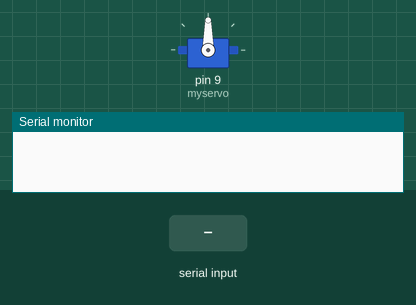
This sketch was run on a simulated Arduino Uno, built with avr-gcc and run on an emulated ATmega328P. Shown: servo, the last lines printed to the serial monitor. Inputs (shaded band) come from the test bench.

Above: at 1.2 s.
1.3 s: "1" received over Serial
At 2.0 s:
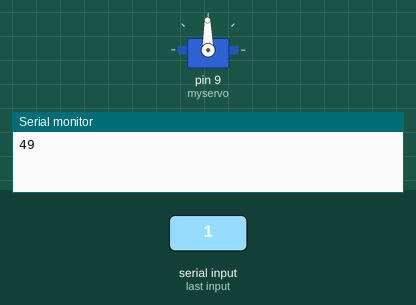
2.8 s: "0" received over Serial
At 3.2 s:
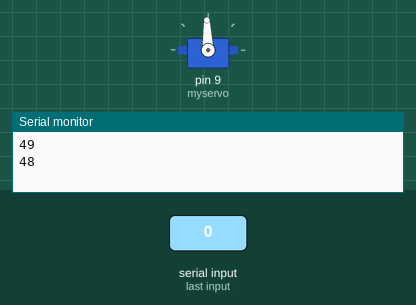
Timing chart, 0 to 5.8 s (numbered marks = the images above; inputs shaded):
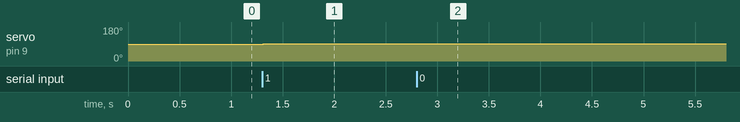

The sketch:

servo.ino
```cpp
//www.elegoo.com
//2018.12.19
#include <Servo.h>

Servo myservo;

int currentAngle;
const int setpoint = 128;
const int bound = 20;

void setup(){
  Serial.begin(9600);
  myservo.attach(9);
  myservo.write(currentAngle = 90);// move servos to center position -> 90°
}
void loop(){
  unsigned char incomingData = 128;
  if (Serial.available() > 0)
  {
    incomingData = Serial.read();
    Serial.println(incomingData);
  }

  if (incomingData == 0)
  {
    // do nothing
  }
  else if (incomingData > setpoint + bound)
  {
    myservo.write(--currentAngle);
  }
  else if (incomingData < setpoint - bound)
  {
    myservo.write(++currentAngle);
  }
  else // incomingData == setpoint +- bound
  {
    // do nothing
  }
  delay(12);
}
```

Measured:
- after the input at 1.3 s, servo on pin 9 (myservo): 90° → 91° at once
- after the input at 2.8 s, servo on pin 9 (myservo): 91° → 92° at once
